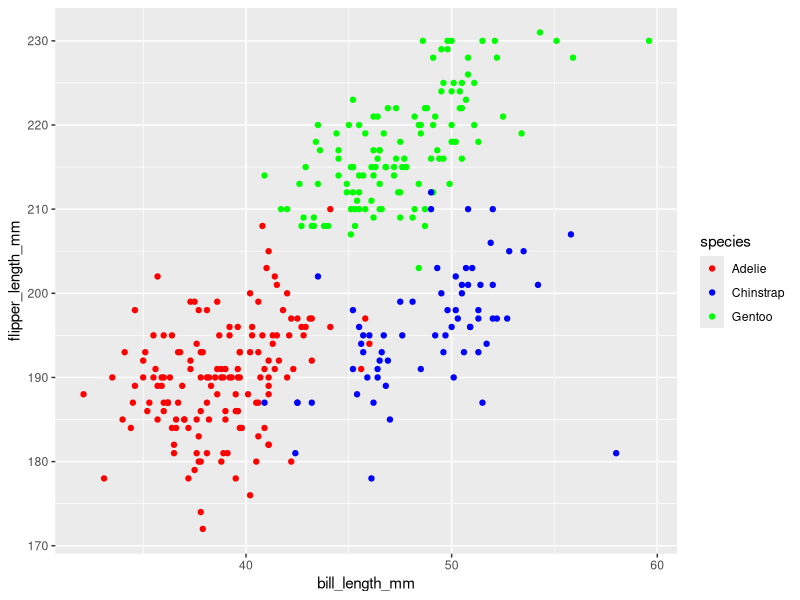
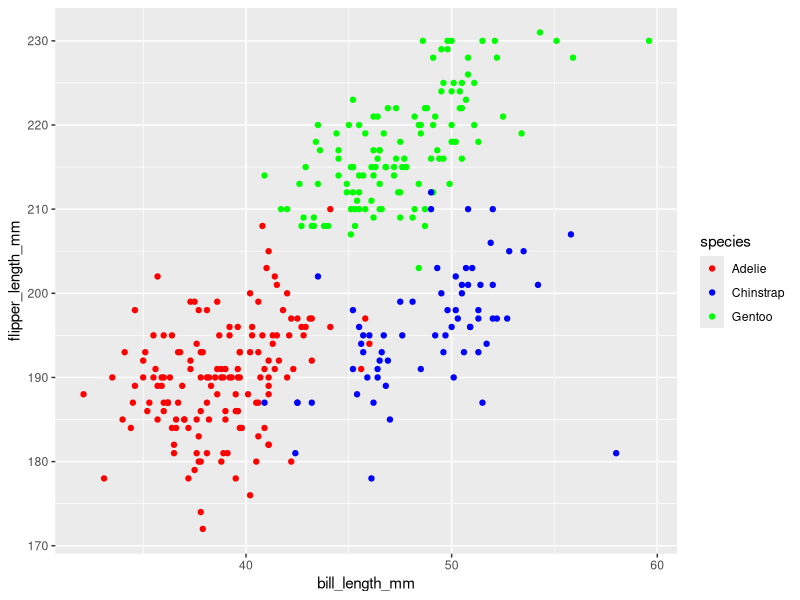

These figures' R source, in order:
## ---- chunk 1
library(ggplot2)
data("penguins", package = "palmerpenguins")
penguins
summary(penguins)
View(penguins)
names(penguins)  
head(penguins)   

## ---- chunk 2
nrow_dataset <- nrow(penguins) # Get the number of columns in the dataset
ncol_dataset <- ncol(penguins) # Print the size of the dataset

cat("The dataset has", nrow_dataset, "rows and", ncol_dataset, "columns.\n")
## ---- chunk 3
mean_flipper_length <- mean(penguins$flipper_length_mm, na.rm = TRUE)
cat("The mean flipper length is", mean_flipper_length, "\n")
## ---- chunk 4

plot1 <- ggplot(penguins, aes(bill_length_mm, flipper_length_mm,color = species)) + geom_point() + scale_color_manual(values = c("Adelie" = "red", "Chinstrap" = "blue", "Gentoo" = "green"))

plot1

ggsave("penguin_scatterplot.png", plot = plot1, width = 8, height = 6, units = "in")

## ---- chunk 5
library(tidyverse)

set.seed(1234)
sd <- tibble(
  normal_dist = rnorm(10),
  is_greaterthan0 = normal_dist > 0,
  char_vec = ("DANCINGCAT"),
  char_vec2 = ("1234567890"),
  factor_vec = factor(sample(c("Level1", "Level2", "Level3"), 10, replace = TRUE
)),
  factor_vec2 = factor(sample(c("1", "2", "3"), 10, replace = TRUE
)))

mean_normal_dist <- mean(pull(sd, normal_dist))
mean_is_greaterthan0 <- mean(pull(sd, is_greaterthan0))
### mean_char_vec <- mean(pull(sd, char_vec)) 
# This will give an error
### mean_char_vec2 <- mean(pull(sd, char_vec2)) 
# This will give an error
### mean_factor_vec <- mean(pull(sd, mean_factor_vec)) 
# This will give an error
### mean_factor_vec2 <- mean(pull(sd, mean_factor_vec2)) 
# This will give an error

print(mean_normal_dist)
print(mean_is_greaterthan0)


